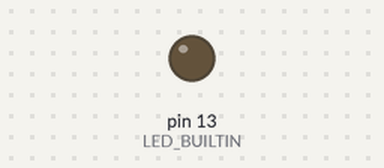
Simulated run of this sketch. Board: Arduino Nano, built with avr-gcc and run on an emulated ATmega328P. On the bench: output pins drawn as LEDs (lit = HIGH). Random numbers use the default seed unless the sketch sets one; what the sketch prints to the serial monitor is not drawn.

Above: at 2.2 s.
At 31.3 s:
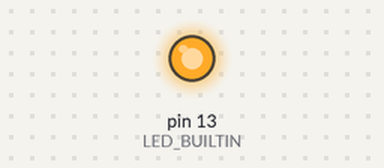
Timing chart, 0 to 42.0 s (numbered marks = the images above):
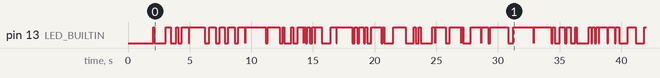

The sketch:

Intermittent_Chaos_Method.ino
```cpp
 /* Intermittent Chaos Method
  * Simula la luce di una fiamma con un led arancione ...
  * Thanks to radiopench http://radiopench.blog96.fc2.com/blog-date-20250908.html
  * Testato su Arduino Nano R4
  * Un idea per l'illuminazione di un presepe usando led WS2812 e controllati con libreria Adafruit_NeoPixel
  * http://radiopench.blog96.fc2.com/blog-date-20251028.html
*/


float xx = 0.7;
float last_xx;
float xxx;

void setup() {
  Serial.begin(115200);
  delay(2000);
  Serial.println("Start ");
}

void loop() {
  xx = fluctuate(xx);  // カオス法で新しい明るさを決定
  Serial.print(xx);
  Serial.print(", ");
  // コイルに通電して炎の板を揺らす
  xxx = last_xx - xx;
  // LEDの明るさを変える
  for (int i = 1; i <= 10; i++) {               // チラツキ防止のため、10回に分けて、
    xxx = last_xx + (xx - last_xx) * i / 10.0;  // 指定値まで直線補完で、
    analogWrite(LED_BUILTIN, 70 + xxx * 180);       // LEDの明るさを設定
    delay(10);                                  // 補間1ステップ時間（全体ではこの10倍）
  }
  last_xx = xx;
}

float fluctuate(float x) {              // 間欠カオス法で 1/f波形を生成
  if (x < 0.5) {                        // 0.5以上なら
    x = x + 2 * x * x;                  // 2x^2で徐々に増加
  } else {                              // 0.5以下なら
    x = x - 2 * (1.0 - x) * (1.0 - x);  // 2(1-x)^2で徐々に減少
  }                                     //
  if (x < 0.05 || x > 0.95) {           // 結果が上下限を外れていたら、
    x = random(100, 900) / 1000.0;      // 乱数で0.1-0.9の範囲に戻す
  }
  return x;
}
```
